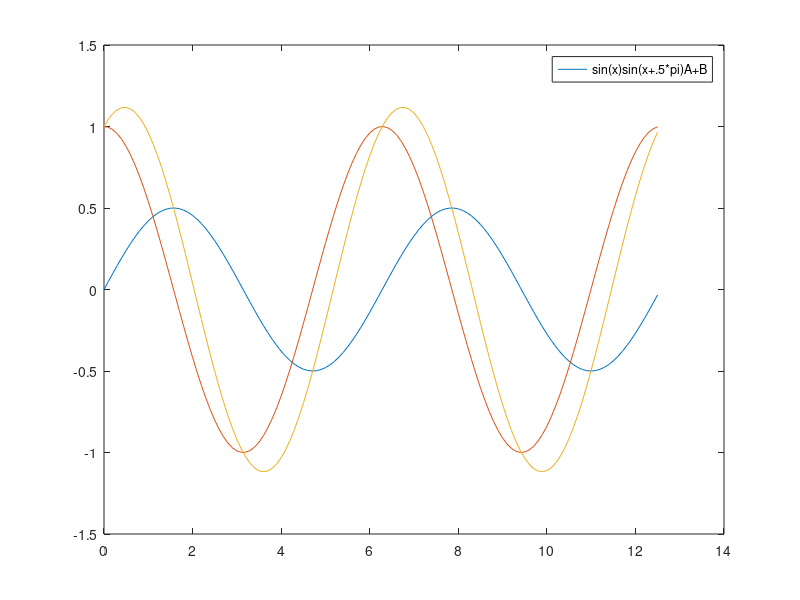

Source code (MATLAB):
close all; clear all; clc;

x = 0:.1:4*pi;

A = .5*sin(x);
B = sin(x + .5*pi);

C = A + B;

plot(x, [A; B; C]);
legend(["sin(x)","sin(x+.5*pi)","A+B"]);